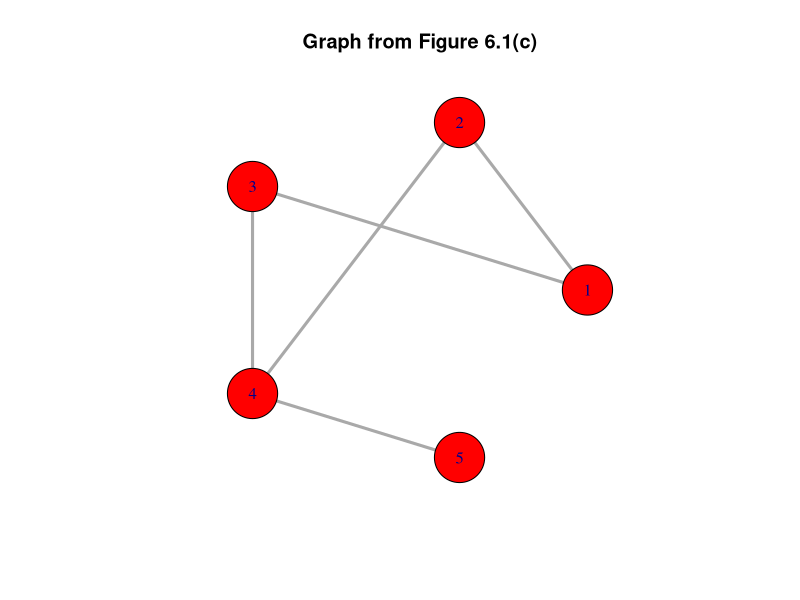

Generate this figure with R:
# Calculate |V | and | E| for the graph in Figure 6.1(c).

library(here)
library(igraph)

# Defining the graph

# Let's label the nodes as 1, 2, 3, 4, 5
# Creating edges
edges <- c(1,2, 1,3, 2,4, 3,4, 4,5)

# Creating the graph
g <- graph(edges=edges, n=5, directed=FALSE)

# Solution

# Calculate |V| and |E|
num_vertices <- vcount(g)
num_edges <- ecount(g)

# Printing the results
cat("|V| (number of nodes):", num_vertices, "\n")
cat("|E| (number of edges):", num_edges, "\n")

# Drawing the graph plot (optional)
plot(g, 
     vertex.size=30, 
     vertex.color="red", 
     vertex.label=V(g),
     edge.width=3,
     main="Graph from Figure 6.1(c)",
     layout=layout_in_circle)
